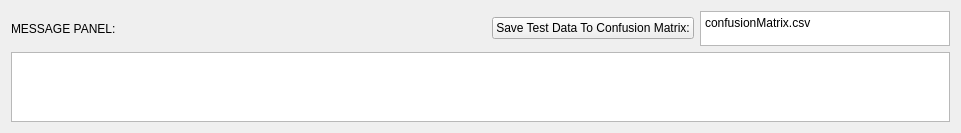
   <widget class="QWidget" name="verticalLayoutWidget_5">
    <property name="geometry">
     <rect>
      <x>230</x>
      <y>760</y>
      <width>961</width>
      <height>121</height>
     </rect>
    </property>
    <layout class="QVBoxLayout" name="verticalLayout_5">
     <item>
      <layout class="QHBoxLayout" name="horizontalLayout_21">
       <item>
        <widget class="QLabel" name="label_45">
         <property name="text">
          <string>MESSAGE PANEL:</string>
         </property>
        </widget>
       </item>
       <item>
        <spacer name="horizontalSpacer_29">
         <property name="orientation">
          <enum>Qt::Horizontal</enum>
         </property>
         <property name="sizeHint" stdset="0">
          <size>
           <width>40</width>
           <height>20</height>
          </size>
         </property>
        </spacer>
       </item>
       <item>
        <widget class="QPushButton" name="btnSaveTestDataConfusionMatrix">
         <property name="text">
          <string>Save Test Data To Confusion Matrix:</string>
         </property>
        </widget>
       </item>
       <item>
        <widget class="QPlainTextEdit" name="pteConfusionMatrix">
         <property name="maximumSize">
          <size>
           <width>250</width>
           <height>35</height>
          </size>
         </property>
         <property name="plainText">
          <string>confusionMatrix.csv</string>
         </property>
         <property name="placeholderText">
          <string>confusionMatrix.csv</string>
         </property>
        </widget>
       </item>
      </layout>
     </item>
     <item>
      <layout class="QHBoxLayout" name="horizontalLayout_20">
       <item>
        <widget class="QPlainTextEdit" name="pteMessagePanel"/>
       </item>
      </layout>
     </item>
    </layout>
   </widget>
